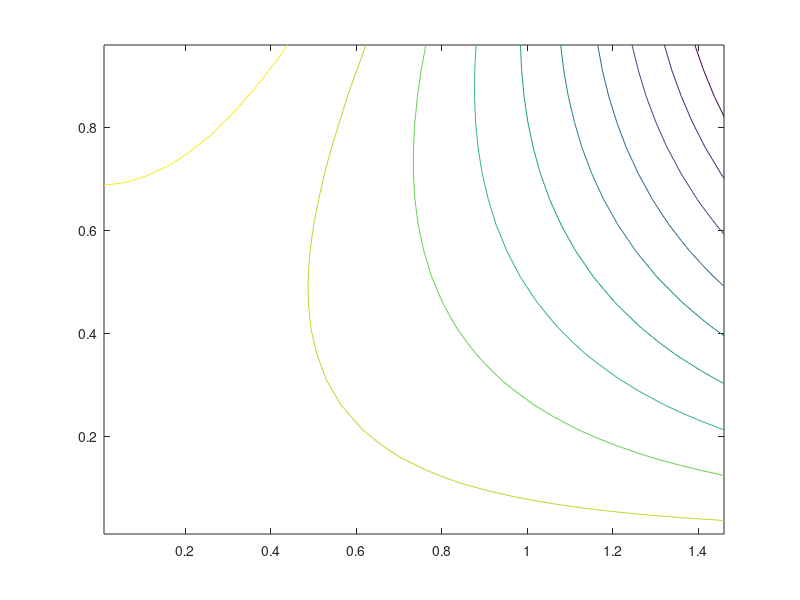

Write the MATLAB code that produced this figure.
% Function of the vector field
function[X, Y, Ux, Uy] = MPlotxx1()
    [X,Y] = meshgrid(0.01 : 0.05 : 1.5, 0.01 : 0.05 : 1);
    Ux    = 2 * X .* Y;
    Uy    = -Y .^ 2;
    quiver(X, Y, Ux, Uy, 2);
    phi   = (Y .^ 3) / 3 - (X .^ 2) .* Y;
    contour(X, Y, phi);
    % [m,n]=size(X);
    % for i=1:m
    %   for j=1:n
    %   	phi(i,j)=Y(i,j)^3/3-X(i,j)^2*Y(i,j);
    %   end
    % end
    % contour(X,Y,phi);
end